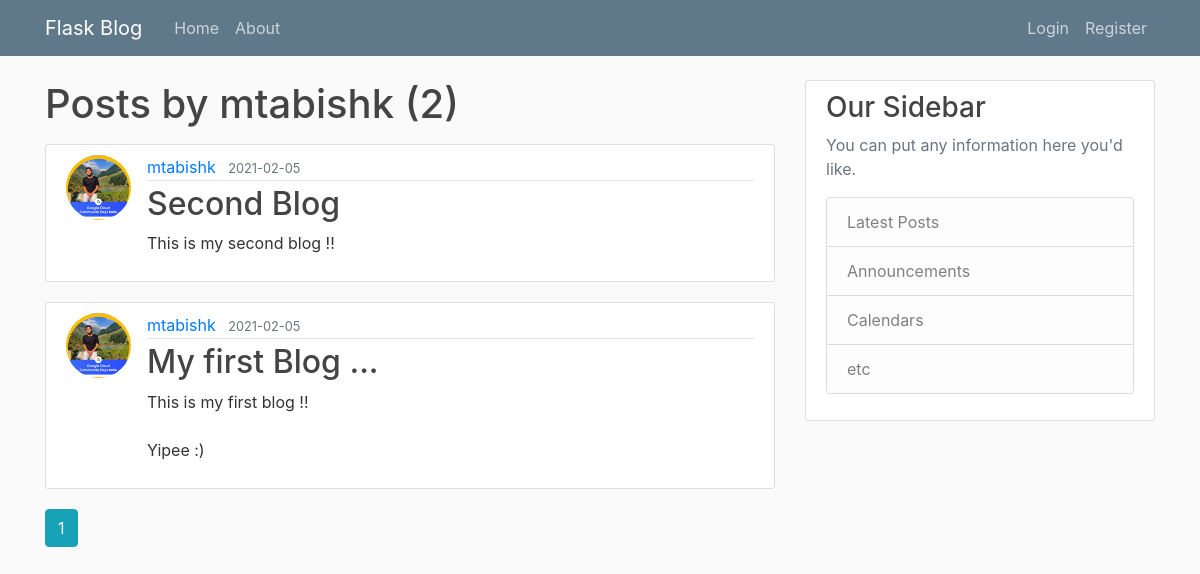
/user/mtabishk, run on the app's committed database.
### flaskblog/models.py (models this page shows, shortened)
class User(db.Model, UserMixin):
    id = db.Column(db.Integer, primary_key=True)
    username = db.Column(db.String(20), unique=True, nullable=False)
    email = db.Column(db.String(120), unique=True, nullable=False)
    image_file = db.Column(db.String(20), nullable=False, default='default.jpg')
    password = db.Column(db.String(60), nullable=False)
    posts = db.relationship('Post', backref='author', lazy=True)

class Post(db.Model):
    id = db.Column(db.Integer, primary_key=True)
    title = db.Column(db.String(100), nullable=False)
    date_posted = db.Column(db.DateTime, nullable=False, default=datetime.utcnow)
    content = db.Column(db.Text, nullable=False)
    user_id = db.Column(db.Integer, db.ForeignKey('user.id'), nullable=False)

### flaskblog/routes.py (the view)
@app.route("/user/<string:username>")
def user_posts(username):
    page = request.args.get('page', 1, type=int)
    user = User.query.filter_by(username=username).first_or_404()
    posts = Post.query.filter_by(author=user)\
        .order_by(Post.date_posted.desc())\
        .paginate(page=page, per_page=5)
    return render_template('user_posts.html', posts=posts, user=user)

### flaskblog/templates/user_posts.html
{% extends "layout.html" %}
{% block content %}
    <h1 class="mb-3">Posts by {{ user.username }} ({{ posts.total }})</h1>
    {% for post in posts.items %}
        <article class="media content-section">
          <img class="rounded-circle article-img" src="{{ url_for('static', filename='profile_pics/' + post.author.image_file) }}">
          <div class="media-body">
            <div class="article-metadata">
              <a class="mr-2" href="{{ url_for('user_posts', username=post.author.username) }}">{{ post.author.username }}</a>
              <small class="text-muted">{{ post.date_posted.strftime('%Y-%m-%d') }}</small>
            </div>
            <h2><a class="article-title" href="{{ url_for('post', post_id=post.id) }}">{{ post.title }}</a></h2>
            <p class="article-content">{{ post.content }}</p>
          </div>
        </article>
    {% endfor %}
    {% for page_num in posts.iter_pages(left_edge=1, right_edge=1, left_current=1, right_current=2) %}
      {% if page_num %}
        {% if posts.page == page_num %}
          <a class="btn btn-info mb-4" href="{{ url_for('user_posts', username=user.username, page=page_num) }}">{{ page_num }}</a>
        {% else %}
          <a class="btn btn-outline-info mb-4" href="{{ url_for('user_posts', username=user.username, page=page_num) }}">{{ page_num }}</a>
        {% endif %}
      {% else %}
        ...
      {% endif %}
    {% endfor %}
{% endblock content %}

### flaskblog/templates/layout.html (shortened to what this page needs)
<!DOCTYPE html>
<html>
<head>
    <link rel="stylesheet" href="https://maxcdn.bootstrapcdn.com/bootstrap/4.0.0/css/bootstrap.min.css">
    <link rel="stylesheet" type="text/css" href="{{ url_for('static', filename='main.css') }}">
</head>
<body>
    <header class="site-header">
      <nav class="navbar navbar-expand-md navbar-dark bg-steel fixed-top">
        <div class="container">
          <a class="navbar-brand mr-4" href="/">Flask Blog</a>
          <div class="collapse navbar-collapse" id="navbarToggle">
            <div class="navbar-nav mr-auto">
              <a class="nav-item nav-link" href="{{ url_for('home') }}">Home</a>
              <a class="nav-item nav-link" href="{{ url_for('about') }}">About</a>
            </div>
            <div class="navbar-nav">
              {% if current_user.is_authenticated %}
                <a class="nav-item nav-link" href="{{ url_for('new_post') }}">New Post</a>
                <a class="nav-item nav-link" href="{{ url_for('account') }}">Account</a>
                <a class="nav-item nav-link" href="{{ url_for('logout') }}">Logout</a>
              {% else %}
                <a class="nav-item nav-link" href="{{ url_for('login') }}">Login</a>
                <a class="nav-item nav-link" href="{{ url_for('register') }}">Register</a>
              {% endif %}
            </div>
          </div>
        </div>
      </nav>
    </header>
    <main role="main" class="container">
      <div class="row">
        <div class="col-md-8">
          {% block content %}{% endblock %}
        </div>
        <div class="col-md-4">
          <div class="content-section">
            <h3>Our Sidebar</h3>
            <p class='text-muted'>You can put any information here you'd like.
              <ul class="list-group">
                <li class="list-group-item list-group-item-light">Latest Posts</li>
                <li class="list-group-item list-group-item-light">Announcements</li>
                <li class="list-group-item list-group-item-light">Calendars</li>
                <li class="list-group-item list-group-item-light">etc</li>
              </ul>
            </p>
          </div>
        </div>
      </div>
    </main>
</body>
</html>

### flaskblog/static/main.css (style rules this page uses)
body { background: #fafafa; color: #333333; margin-top: 5rem; }
h1, h2, h3, h4, h5, h6 { color: #444444; }
.bg-steel { background-color: #5f788a; }
.site-header .navbar-nav .nav-link { color: #cbd5db; }
.content-section { background: #ffffff; padding: 10px 20px; border: 1px solid #dddddd; border-radius: 3px; margin-bottom: 20px; }
.article-title { color: #444444; }
.article-content { white-space: pre-line; }
.article-img { height: 65px; width: 65px; margin-right: 16px; }
.article-metadata { padding-bottom: 1px; margin-bottom: 4px; border-bottom: 1px solid #e3e3e3 }

### data on the page
User: username "mtabishk"
Post: image_file (picture), author.username "mtabishk", date_posted "2021-02-05", title "Second Blog", content "This is my second blog !!"
Post: image_file (picture), author.username "mtabishk", date_posted "2021-02-05", title "My first Blog ...", content "This is my first blog !! Yipee :)"

### other printed values
{{ posts.total }} "2"
{{ page_num }} "1"
